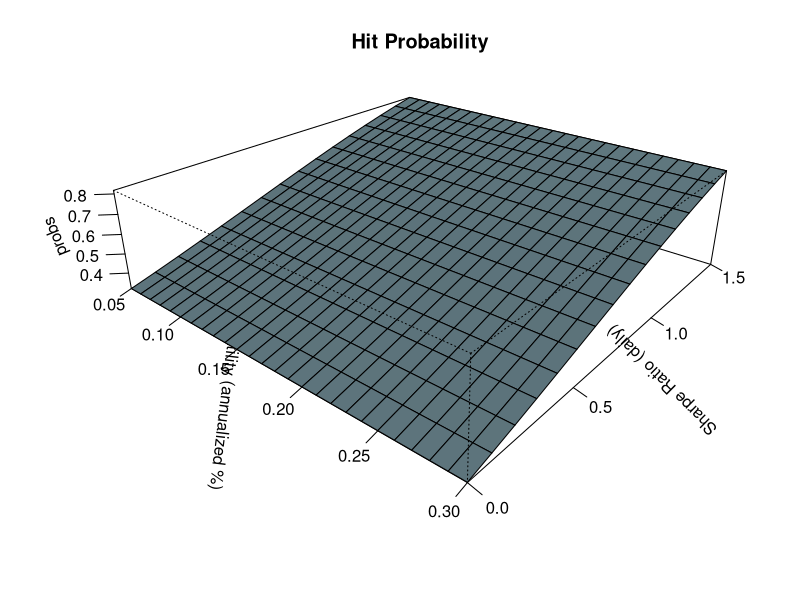
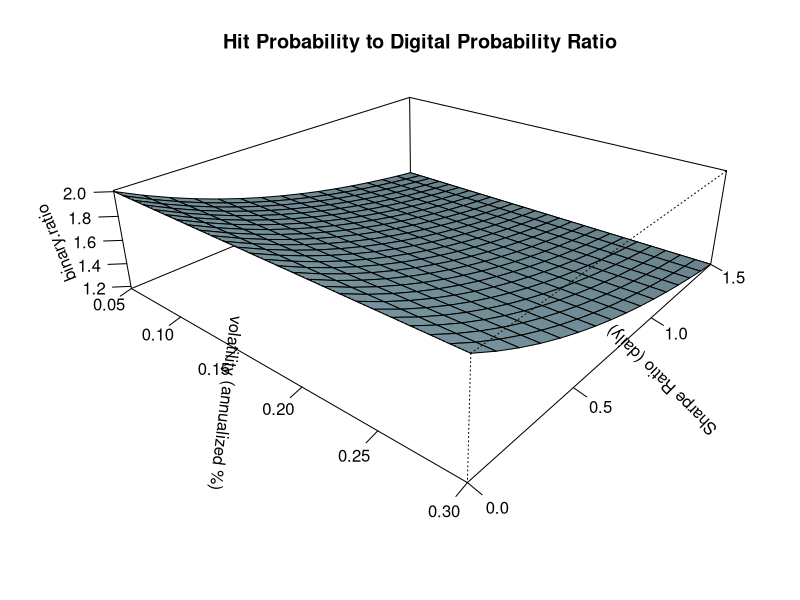
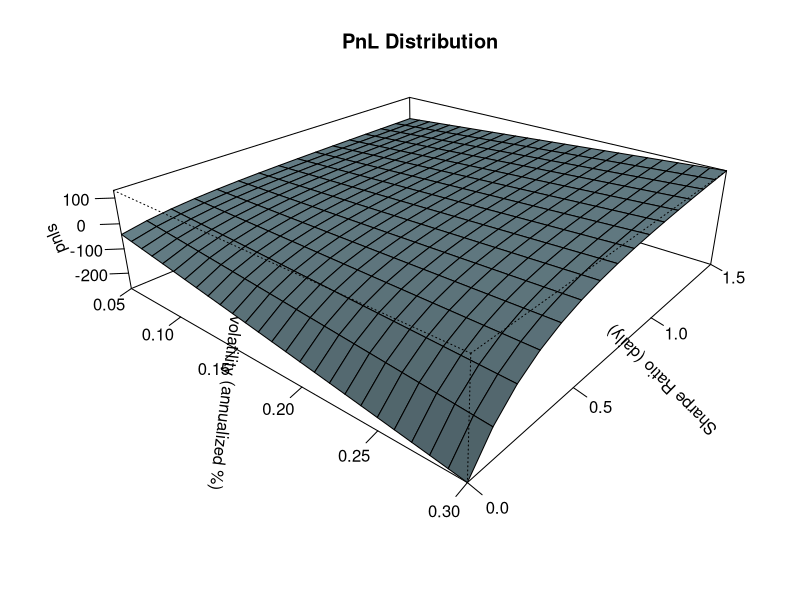
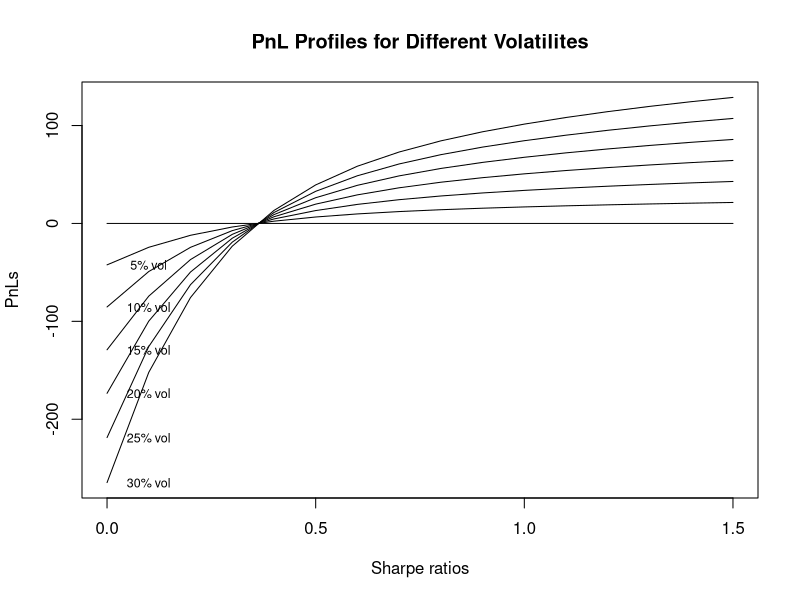
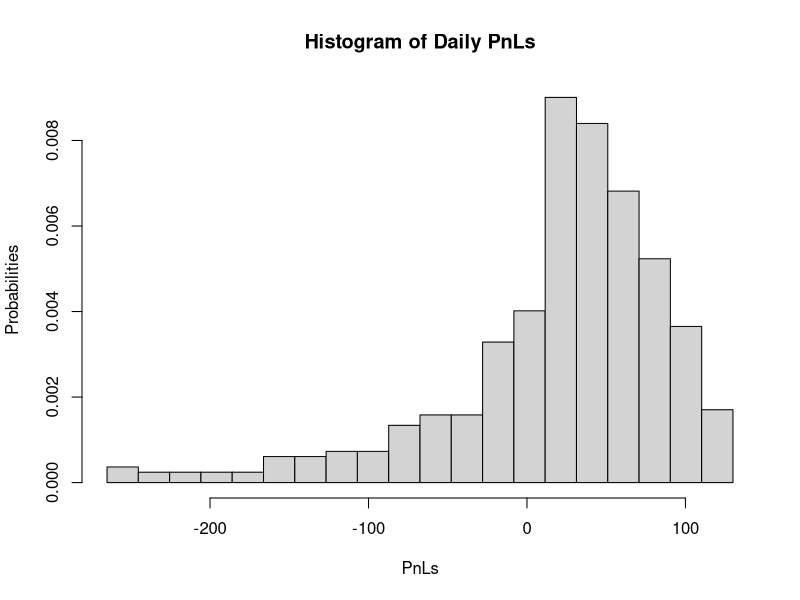

The R source for these figures, in order:
require(quantmod)

getHitProbability <- function(spot, strike, drift, vol, time=1/260){
  m <- drift/vol
  term1 <- log(strike/spot)/sqrt(vol^2*time) - (m-0.5*vol)*sqrt(time)
  term2 <- 2*(m-0.5*vol)*log(strike/spot)/vol
  term3 <- log(spot/strike)/sqrt(vol^2*time) - (m-0.5*vol)*sqrt(time)
  ret <- pnorm(term1) - exp(term2)*pnorm(term3)
  return(1-ret)
}

getBinaryProbability <- function(spot, strike, drift, vol, time=1/260){
  d1 <- (log(spot/strike) + (drift+0.5*(vol^2))*time)/(vol*sqrt(time))
  d2 <- d1 - vol*sqrt(time)
  ret <- pnorm(d2)
  return(ret)
}

vols <- seq(0.05,0.3,0.01)
sharpes <- seq(0,1.5,0.1)
spot <- 8500
time <- 1/260
#strike <- spot*1.0025
#stops <- spot*0.99
#upside <- strike - spot
#downside <- spot - stops
probs <- matrix(0,length(vols),length(sharpes))
stop.probs <- matrix(0,length(vols),length(sharpes))
binary.probs <- matrix(0,length(vols),length(sharpes))
pnls <- matrix(0,length(vols),length(sharpes))
strikes <- matrix(0,length(vols),length(sharpes))
stops <- matrix(0,length(vols),length(sharpes))
upsides <- matrix(0,length(vols),length(sharpes))
downsides <- matrix(0,length(vols),length(sharpes))
binary.ratio <- matrix(0,length(vols),length(sharpes))

for (i in 1:length(vols)){
  for (j in 1:length(sharpes)){
    vol <- vols[i]
    drift <- sharpes[j]*vol*sqrt(1/time)
    strikes[i,j] <- spot + vol*sqrt(time)*spot
    stops[i,j] <- spot - 2*vol*sqrt(time)*spot
    probs[i,j] <- getHitProbability(spot,strikes[i,j],drift,vol,time)
    stop.probs[i,j] <- -(1 - getHitProbability(spot,stops[i,j],drift,vol,time))
    binary.probs[i,j] <- getBinaryProbability(spot,strikes[i,j],drift,vol,time)
    binary.ratio[i,j] <- probs[i,j]/binary.probs[i,j]
    upsides[i,j] <- strikes[i,j] - spot
    downsides[i,j] <- spot - stops[i,j]
    pnls[i,j] <- probs[i,j]*upsides[i,j] - stop.probs[i,j]*downsides[i,j]
  }
}

persp(vols, sharpes, probs, phi = 25, theta = 40, expand=0.25,
      col = "lightblue",ltheta = 120, shade = 0.75, ticktype = "detailed",
      xlab = "volatility (annualized %)", ylab = "Sharpe Ratio (daily)",
      main = "Hit Probability"
)

persp(vols, sharpes, binary.ratio, phi = 25, theta = 40, expand=0.25,
      col = "lightblue",ltheta = 120, shade = 0.75, ticktype = "detailed",
      xlab = "volatility (annualized %)", ylab = "Sharpe Ratio (daily)",
      main = "Hit Probability to Digital Probability Ratio"
)

persp(vols, sharpes, pnls, phi = 25, theta = 40, expand=0.25,
      col = "lightblue",ltheta = 120, shade = 0.75, ticktype = "detailed",
      xlab = "volatility (annualized %)", ylab = "Sharpe Ratio (daily)",
      main = "PnL Distribution"
)

plot(sharpes,pnls[26,],type="n",ylab="PnLs", xlab="Sharpe ratios", main="PnL Profiles for Different Volatilites")
lines(sharpes,pnls[1,])
text(x=0.1,y=pnls[1,1],"5% vol",cex=0.75)
lines(sharpes,pnls[6,])
text(x=0.1,y=pnls[6,1],"10% vol",cex=0.75)
lines(sharpes,pnls[11,])
text(x=0.1,y=pnls[11,1],"15% vol",cex=0.75)
lines(sharpes,pnls[16,])
text(x=0.1,y=pnls[16,1],"20% vol",cex=0.75)
lines(sharpes,pnls[21,])
text(x=0.1,y=pnls[21,1],"25% vol",cex=0.75)
lines(sharpes,pnls[26,])
text(x=0.1,y=pnls[26,1],"30% vol",cex=0.75)
lines(sharpes,rep(0,length(sharpes)))

all.pnls <- as.vector(pnls)
min.pnl <- floor(min(all.pnls)/5)*5
max.pnl <- ceiling(max(all.pnls)/5)*5
steps <- (max.pnl - min.pnl)/20
breaks <- seq(min.pnl,max.pnl,steps)
hist(all.pnls,breaks, col="lightgrey", freq=F,xlab="PnLs",
     ylab="Probabilities", cex = 0.75,
     main="Histogram of Daily PnLs"
     )
mean(all.pnls)
quantile(all.pnls,c(0.1,0.25,0.5,0.75,0.9))
abs(mean(all.pnls)/quantile(all.pnls,0.1))
